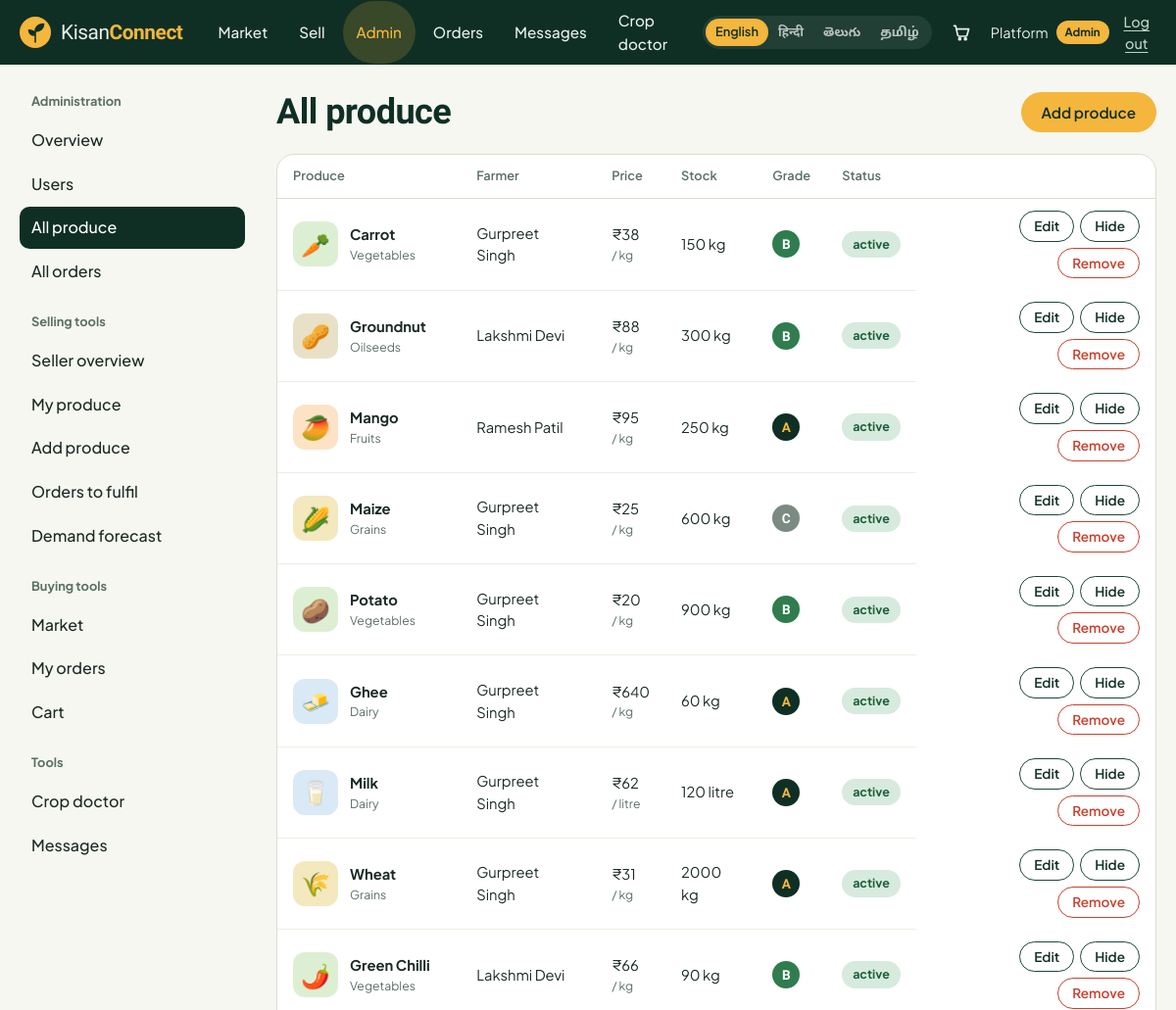
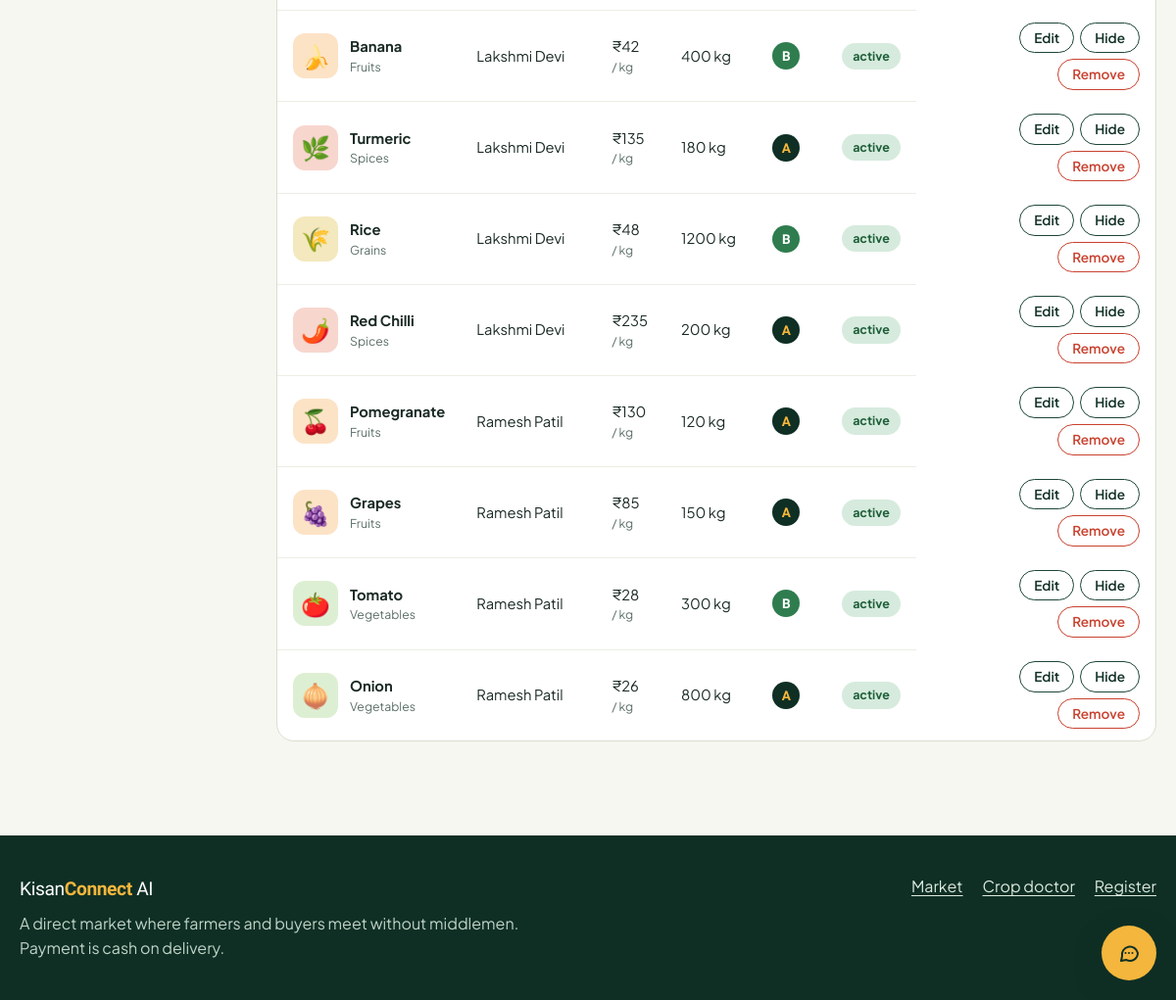
/admin/products (signed in), run on the app's committed database (2 pictures, top to bottom).
### tables this page shows
CREATE TABLE users(
  id INTEGER PRIMARY KEY AUTOINCREMENT,
  username TEXT UNIQUE NOT NULL, password_hash TEXT NOT NULL,
  name TEXT NOT NULL, role TEXT NOT NULL CHECK(role IN ('admin','farmer','buyer')),
  phone TEXT, village TEXT, address TEXT, language TEXT DEFAULT 'en',
  status TEXT NOT NULL DEFAULT 'active', cod_blocked INTEGER NOT NULL DEFAULT 0,
  created_at TEXT NOT NULL);

CREATE TABLE products(
  id INTEGER PRIMARY KEY AUTOINCREMENT,
  seller_id INTEGER NOT NULL REFERENCES users(id),
  name TEXT NOT NULL, category TEXT NOT NULL, description TEXT,
  price REAL NOT NULL, unit TEXT NOT NULL, quantity INTEGER NOT NULL,
  grade TEXT NOT NULL DEFAULT 'B', quality_score INTEGER, ai_verified INTEGER NOT NULL DEFAULT 0,
  organic INTEGER NOT NULL DEFAULT 0, location TEXT, image TEXT, emoji TEXT,
  status TEXT NOT NULL DEFAULT 'active', created_at TEXT NOT NULL);

### app.py (the view)
@app.route("/admin/products")
@role_required("admin")
def admin_products():
    rows = q(PRODUCT_SELECT + " ORDER BY p.created_at DESC")
    return render_template("admin/products.html", rows=rows)

### app.py (called while the page is built)
def get_db():
    if "db" not in g:
        g.db = sqlite3.connect(DB_PATH)
        g.db.row_factory = sqlite3.Row
        g.db.execute("PRAGMA foreign_keys=ON")
    return g.db

def q(sql, args=(), one=False):
    cur = get_db().execute(sql, args)
    rows = cur.fetchall()
    cur.close()
    if one:
        return rows[0] if rows else None
    return rows

def role_required(*roles):
    def deco(fn):
        @wraps(fn)
        def wrapper(*a, **k):
            if not g.user:
                flash("Log in to continue.", "info")
                return redirect(url_for("login", next=request.path))
            if roles and g.user["role"] != "admin" and g.user["role"] not in roles:
                abort(403)
            return fn(*a, **k)
        return wrapper
    return deco

def csrf_token():
    if "_csrf" not in session:
        session["_csrf"] = secrets.token_hex(16)
    return session["_csrf"]

@app.before_request
def load_user():
    g.user = None
    uid = session.get("uid")
    if uid:
        user = q("SELECT * FROM users WHERE id=?", (uid,), one=True)
        if user and user["status"] != "blocked":
            g.user = user
        else:
            session.pop("uid", None)
    if request.method == "POST":
        token = request.form.get("_csrf") or request.headers.get("X-CSRF-Token", "")
        if not token or not secrets.compare_digest(token, session.get("_csrf", "")):
            abort(400)

@app.context_processor
def inject():
    lang = session.get("lang") or (g.user["language"] if g.user else "en")
    if lang not in LANG_NAMES:
        lang = "en"
    def t(key):
        row = TRANSLATIONS.get(key, {})
        return row.get(lang) or row.get("en") or key
    cart = session.get("cart", {})
    unread = 0
    if g.user:
        unread = q("SELECT COUNT(*) c FROM messages WHERE receiver_id=? AND is_read=0", (g.user["id"],), one=True)["c"]
    return dict(t=t, lang=lang, lang_names=LANG_NAMES, csrf_token=csrf_token, me=g.user,
                cart_count=sum(cart.values()), unread_count=unread, categories=CATEGORIES,
                order_flow=ORDER_FLOW, year=datetime.now().year)

@app.template_filter("inr")
def inr(value):
    try:
        value = float(value or 0)
    except (TypeError, ValueError):
        return "₹0"
    return "₹{:,.0f}".format(value) if value == int(value) or value >= 1000 else "₹{:,.1f}".format(value)

### templates/admin/products.html (shortened to what this page needs)
{% extends "dash_base.html" %}
{% from "_m.html" import grade, pill with context %}
{% set section = 'a-products' %}
{% block content %}
<header class="dash-head"><h1>All produce</h1><a class="btn btn-gold" href="{{ url_for('product_new') }}">Add produce</a></header>
<div class="table-wrap"><table class="table table-rows">
  <thead><tr><th>Produce</th><th>Farmer</th><th>Price</th><th>Stock</th><th>Grade</th><th>Status</th><th><span class="sr">Actions</span></th></tr></thead>
  <tbody>
  {% for p in rows %}
    <tr>
      <td><a href="{{ url_for('product', pid=p.id) }}" class="cell-product"><span class="mini-media cat-{{ p.category }}">{% if p.image %}<img src="{{ url_for('static', filename='uploads/' ~ p.image) }}" alt="">{% else %}{{ p.emoji }}{% endif %}</span><span><strong>{{ p.name }}</strong><small class="muted">{{ p.category }}</small></span></a></td>
      <td>{{ p.seller_name }}</td>
      <td>{{ p.price|inr }} <small class="muted">/ {{ p.unit }}</small></td>
      <td>{{ p.quantity }} {{ p.unit }}</td>
      <td>{{ grade(p.grade) }}</td>
      <td>{{ pill(p.status) }}</td>
      <td class="actions">
        <a class="btn btn-outline btn-sm" href="{{ url_for('product_edit', pid=p.id, next=url_for('admin_products')) }}">Edit</a>
        {% if p.status in ('active', 'hidden') %}
        <form method="post" action="{{ url_for('product_toggle', pid=p.id) }}"><button class="btn btn-outline btn-sm">{{ 'Hide' if p.status == 'active' else 'Show' }}</button></form>
        {% endif %}
        <form method="post" action="{{ url_for('product_delete', pid=p.id) }}" onsubmit="return confirm('Remove {{ p.name }}?')"><button class="btn btn-danger-outline btn-sm">Remove</button></form>
      </td>
    </tr>
  {% endfor %}
  </tbody>
</table></div>
{% endblock %}

### templates/_m.html (shortened to what this page needs)
{% macro grade(g) %}<span class="grade grade-{{ g }}" title="Quality grade {{ g }}">{{ g }}</span>{% endmacro %}
{% macro pill(s) %}<span class="pill pill-{{ s|replace(' ', '-')|lower }}">{{ s }}</span>{% endmacro %}

### templates/base.html (shortened to what this page needs)
<!doctype html>
<html lang="{{ lang }}">
<head>
  <link rel="stylesheet" href="{{ url_for('static', filename='css/style.css') }}">
</head>
<body class="{% block bodyclass %}{% endblock %}">
<header class="topbar">
  <div class="wrap topbar-in">
    <a class="brand" href="{{ url_for('landing') }}" aria-label="KisanConnect AI home">
      <span class="brand-name">Kisan<b>Connect</b></span>
    </a>
    <nav class="nav" id="nav" aria-label="Main">
      <a href="{{ url_for('shop') }}" class="{{ 'on' if request.path.startswith('/shop') or request.path.startswith('/product') }}">{{ t('nav_shop') }}</a>
      {% if me and me.role in ('farmer', 'admin') %}<a href="{{ url_for('farmer_dashboard') }}" class="{{ 'on' if request.path.startswith('/farmer') }}">{{ t('nav_sell') }}</a>{% endif %}
      {% if me and me.role == 'admin' %}<a href="{{ url_for('admin_dashboard') }}" class="{{ 'on' if request.path.startswith('/admin') }}">{{ t('nav_admin') }}</a>{% endif %}
      {% if me %}<a href="{{ url_for('orders') }}" class="{{ 'on' if request.path.startswith('/orders') }}">{{ t('nav_orders') }}</a>
      <a href="{{ url_for('chat') }}" class="{{ 'on' if request.path.startswith('/chat') }}">{{ t('nav_chat') }}{% if unread_count %}<span class="dot-count">{{ unread_count }}</span>{% endif %}</a>{% endif %}
      <a href="{{ url_for('crop_doctor') }}" class="{{ 'on' if request.path.startswith('/ai/crop') }}">{{ t('nav_doctor') }}</a>
    </nav>
    <div class="topbar-tools">
      <div class="lang" role="group" aria-label="Language">
        {% for code, label in lang_names.items() %}
          <a href="{{ url_for('set_lang', code=code, next=request.path) }}" class="{{ 'on' if code == lang }}" hreflang="{{ code }}" lang="{{ code }}">{{ label }}</a>
        {% endfor %}
      </div>
      {% if me %}
        <a class="cart-link" href="{{ url_for('cart') }}" aria-label="{{ t('nav_cart') }}">
          <svg viewBox="0 0 24 24" width="20" height="20" fill="none" stroke="currentColor" stroke-width="2" stroke-linecap="round" stroke-linejoin="round"><path d="M3 4h2l2.4 11.2a2 2 0 0 0 2 1.6h7.6a2 2 0 0 0 2-1.5L21 8H6.2"/><circle cx="10" cy="20" r="1.2"/><circle cx="17" cy="20" r="1.2"/></svg>
        </a>
        <div class="me">
          <span class="me-name">{{ me.name.split(' ')[0] }}</span>
          <span class="role-tag role-{{ me.role }}">{{ me.role }}</span>
          <form method="post" action="{{ url_for('logout') }}"><input type="hidden" name="_csrf" value="{{ csrf_token() }}"><button class="link-btn">{{ t('nav_logout') }}</button></form>
        </div>
      {% else %}
        <a class="btn btn-ghost btn-sm" href="{{ url_for('login') }}">{{ t('nav_login') }}</a>
        <a class="btn btn-primary btn-sm" href="{{ url_for('register') }}">{{ t('nav_register') }}</a>
      {% endif %}
    </div>
  </div>
</header>
{% block body %}<main id="main">{% block content %}{% endblock %}</main>{% endblock %}
<footer class="footer">
  <div class="wrap footer-in">
    <div>
      <span class="brand-name">Kisan<b>Connect</b> AI</span>
      <p>A direct market where farmers and buyers meet without middlemen. Payment is cash on delivery.</p>
    </div>
    <div class="footer-links">
      <a href="{{ url_for('shop') }}">{{ t('nav_shop') }}</a>
      <a href="{{ url_for('crop_doctor') }}">{{ t('nav_doctor') }}</a>
      <a href="{{ url_for('register') }}">{{ t('nav_register') }}</a>
    </div>
  </div>
</footer>
<button class="bot-fab" type="button" data-bot-open aria-label="{{ t('assistant_title') }}" aria-expanded="false" aria-controls="bot">
  <svg viewBox="0 0 24 24" width="24" height="24" fill="none" stroke="currentColor" stroke-width="2" stroke-linecap="round" stroke-linejoin="round" aria-hidden="true"><path d="M21 12a8 8 0 0 1-11.6 7.1L4 20l1-4.6A8 8 0 1 1 21 12z"/><path d="M8.5 12h.01M12 12h.01M15.5 12h.01"/></svg>
</button>
</body>
</html>

### data on the page
users: name "Platform", role "Admin"
products: emoji "🥕", name "Carrot", category "Vegetables", seller_name "Gurpreet Singh", price|inr "₹38", unit "kg", quantity "150", grade "B", status "active", status "Hide"
products: emoji "🥜", name "Groundnut", category "Oilseeds", seller_name "Lakshmi Devi", price|inr "₹88", unit "kg", quantity "300", grade "B", status "active", status "Hide"
products: emoji "🥭", name "Mango", category "Fruits", seller_name "Ramesh Patil", price|inr "₹95", unit "kg", quantity "250", grade "A", status "active", status "Hide"
products: emoji "🌽", name "Maize", category "Grains", seller_name "Gurpreet Singh", price|inr "₹25", unit "kg", quantity "600", grade "C", status "active", status "Hide"
products: emoji "🥔", name "Potato", category "Vegetables", seller_name "Gurpreet Singh", price|inr "₹20", unit "kg", quantity "900", grade "B", status "active", status "Hide"
products: emoji "🧈", name "Ghee", category "Dairy", seller_name "Gurpreet Singh", price|inr "₹640", unit "kg", quantity "60", grade "A", status "active", status "Hide"
products: emoji "🥛", name "Milk", category "Dairy", seller_name "Gurpreet Singh", price|inr "₹62", unit "litre", quantity "120", grade "A", status "active", status "Hide"
products: emoji "🌾", name "Wheat", category "Grains", seller_name "Gurpreet Singh", price|inr "₹31", unit "kg", quantity "2000", grade "A", status "active", status "Hide"
products: emoji "🌶️", name "Green Chilli", category "Vegetables", seller_name "Lakshmi Devi", price|inr "₹66", unit "kg", quantity "90", grade "B", status "active", status "Hide"
products: emoji "🍌", name "Banana", category "Fruits", seller_name "Lakshmi Devi", price|inr "₹42", unit "kg", quantity "400", grade "B", status "active", status "Hide"
products: emoji "🌿", name "Turmeric", category "Spices", seller_name "Lakshmi Devi", price|inr "₹135", unit "kg", quantity "180", grade "A", status "active", status "Hide"
products: emoji "🌾", name "Rice", category "Grains", seller_name "Lakshmi Devi", price|inr "₹48", unit "kg", quantity "1200", grade "B", status "active", status "Hide"
products: emoji "🌶️", name "Red Chilli", category "Spices", seller_name "Lakshmi Devi", price|inr "₹235", unit "kg", quantity "200", grade "A", status "active", status "Hide"
products: emoji "🍒", name "Pomegranate", category "Fruits", seller_name "Ramesh Patil", price|inr "₹130", unit "kg", quantity "120", grade "A", status "active", status "Hide"
products: emoji "🍇", name "Grapes", category "Fruits", seller_name "Ramesh Patil", price|inr "₹85", unit "kg", quantity "150", grade "A", status "active", status "Hide"
products: emoji "🍅", name "Tomato", category "Vegetables", seller_name "Ramesh Patil", price|inr "₹28", unit "kg", quantity "300", grade "B", status "active", status "Hide"
products: emoji "🧅", name "Onion", category "Vegetables", seller_name "Ramesh Patil", price|inr "₹26", unit "kg", quantity "800", grade "A", status "active", status "Hide"

### other printed values
{{ t('nav_shop') }} "Market"
{{ t('nav_sell') }} "Sell"
{{ t('nav_admin') }} "Admin"
{{ t('nav_orders') }} "Orders"
{{ t('nav_chat') }} "Messages"
{{ t('nav_doctor') }} "Crop doctor"
{{ label }} "English" "हिन्दी" "తెలుగు" "தமிழ்"
{{ t('nav_logout') }} "Log out"
{{ label }} "Overview" "Users" "All produce" "All orders"
{{ label }} "Seller overview" "My produce" "Add produce" "Orders to fulfil" "Demand forecast"
{{ label }} "Market" "My orders" "Cart"
{{ t('nav_register') }} "Register"
